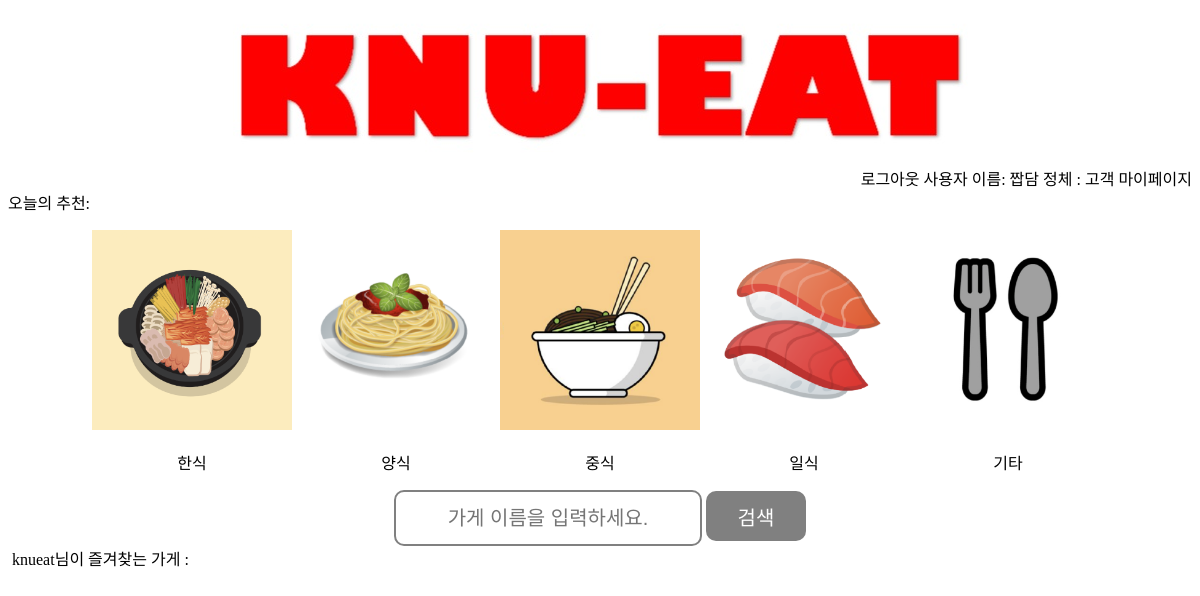
The app's page / (signed in), older data.
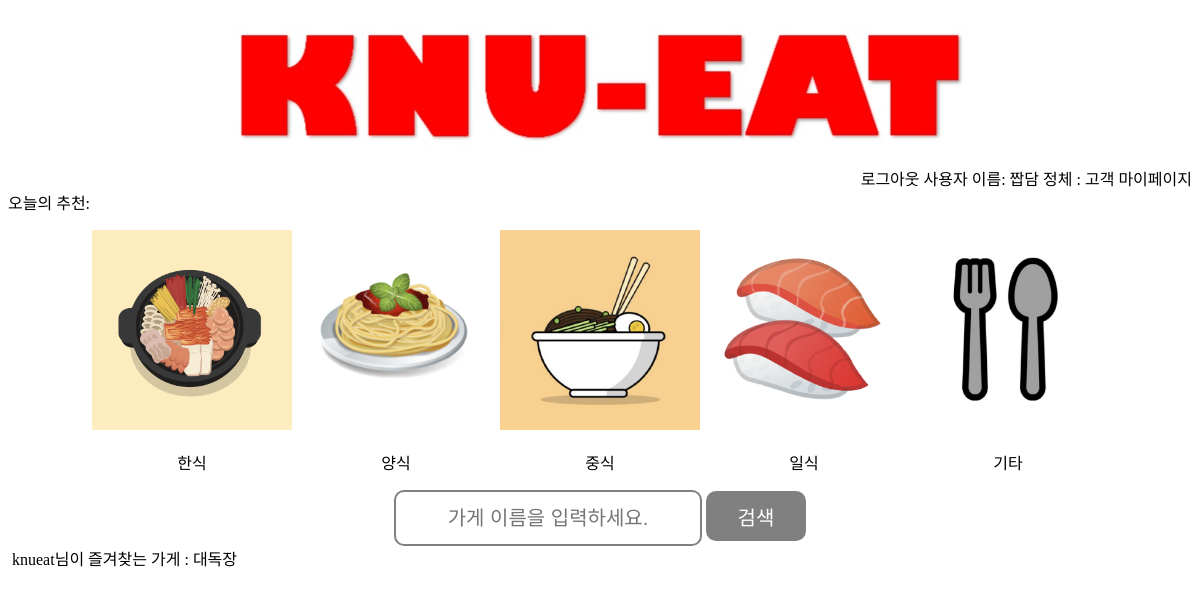
The same page, newer data.
### account/models.py (models this page shows)
class Profile(models.Model):
    user = models.OneToOneField(User, on_delete=models.CASCADE)
    name = models.TextField(max_length=225, blank=True)
    phonenumber = models.CharField(max_length=200, blank=True)
    user_type = models.CharField(max_length=200, blank=True, default="none")
    shop_id = models.IntegerField(default=-1)

### app1/models.py (models this page shows, shortened)
class Like(models.Model):
    shop = models.ForeignKey(Shop, on_delete=models.CASCADE, null=True) # 특정 market이 삭제되면, 그 market의 즐겨찾기 정보 제거
    user = models.ForeignKey(User, on_delete=models.CASCADE, null=True)

class Shop(models.Model):
    name=models.CharField(max_length=225)
    adress=models.CharField(max_length=225)
    phone_number=models.CharField(max_length=225)
    open_time=models.TimeField()
    close_time=models.TimeField()
    category=models.CharField(max_length=225)
    description=models.TextField()
    photo=models.ImageField(upload_to='images/')
    owner=models.ForeignKey(User, on_delete=models.CASCADE, null=True)
    likes =models.ManyToManyField(
        User, # User 모델과 Shop 모델을 M : N 관계로 두겠다.
        through='Like', # Like라는 중개 모델을 통해 M : N 관계를 맺는다.
        through_fields=('shop', 'user'), # Like에 shop 속성, user 속성을 추가하겠다.
        related_name='likes' # 1 : N  관계에서 market과 연결된 comment를 가져올 때 comment_set으로 가져왔는데,
        )

### app1/views.py (the view, shortened to what this page needs)
# urls.py: 2. Add a URL to urlpatterns:  path('', views.home, name='home')
def home(request):
    if request.method == 'POST':
        shop_name=request.POST['shop_name']
        shop=Shop.objects.filter(name__contains=shop_name)
        return render(request,'search.html',{'shop':shop,'shop_name':shop_name})
    user=request.user
    if user.is_active:
        likes=Like.objects.select_related()
        if user.profile.shop_id == -1:
            return render(request, 'home.html', {'user':user, 'likes':likes})
        else:
            shop=get_object_or_404(Shop, pk=user.profile.shop_id)
            return render(request, 'home.html', {'user':user, 'shop': shop, 'likes':likes})
    else:
        return render(request, 'home.html', {'user':user})

### app1/templates/home.html (shortened to what this page needs)
<!DOCTYPE html>
<html lang="en">
<head>
</head>
<body>
    <div class= 'KNUEAT_image'>
        <img src="/static/KNUEAT.jpg" >
    </div>
    <div class="navbar">
    {% if user.is_active %}
        <a href="{% url 'logout'%}">로그아웃</a>
        사용자 이름: {{user.profile.name}}
        정체 : {{user.profile.user_type}}
        {% if user.profile.user_type == "사장" %}
            <a href="{% url 'register_store_page'%}">가게등록</a>
            <a href="{% url 'mypage_own'%}">마이페이지</a>
        {% else %}
            <a href="{% url 'mypage_cus' %}">마이페이지</a>
        {% endif %}
    {% else %}
        <a href="{% url 'login'%}">로그인</a>
        <a href="{% url 'signup'%}">회원가입</a>
    {% endif %}
    </div>
    <div class='today_recommend'>
        오늘의 추천:
    </div>
    <div class='category'>
        <div class="card">
            <a href="{% url 'category' category_name='한식' %}">
            <p class="card-image"><img src="static/nyam/1.png"></p>
            <p class="card-title">한식</p></a>
        </div>
        <div class="card">
            <a href="{% url 'category' category_name='양식' %}">
            <p class="card-image"><img src="static/nyam/2.png"></p>
            <p class="card-title">양식</p></a>
        </div>
        <div class="card">
            <a href="{% url 'category' category_name='중식' %}">
            <p class="card-image"><img src="static/nyam/3.png"></p>
            <p class="card-title">중식</p></a>
        </div>
        <div class="card">
            <a href="{% url 'category' category_name='일식' %}">
            <p class="card-image"><img src="static/nyam/4.png"></p>
            <p class="card-title">일식</p></a>
        </div>
        <div class="card">
            <a href="{% url 'category' category_name='기타' %}">
            <p class="card-image"><img src="static/nyam/5.png"></p>
            <p class="card-title">기타</p></a>
        </div>
    </div>
    <div class="search">
        <form action="" method="POST">
        <input class="search_box" type="text" placeholder="가게 이름을 입력하세요." name='shop_name'>
        <input class="search_btn" type="submit" value="검색">
    </form>
    </div>
    {% if user.username != "admin" and user.profile.user_type == "고객" %}
    <div class='like'>
        <div class="like">
            &nbsp{{user}}님이 즐겨찾는 가게 :
            {% for like in likes %}
                {% if like.user == user %}
                    <a href="{% url 'restaurant' like.shop.id %}">{{like.shop.name}}</a>
                {% endif %}
            {% endfor %}
        </div>
    </div>
    {% endif %}
</body>
</html>

### app1/templates/home.html (style rules this page uses)
.navbar { text-align: right; }
a { color:black; text-decoration: none; }
.card { display: inline-block; }
.card-image img { width: 200px; }
.card-title { text-align: center; }
.category { text-align: center; }
.KNUEAT_image { text-align: center; }
.search { text-align: center; width: 100%; }
.search_box { width: 300px; height: 50px; font-size: 20px; text-align: center; border-radius: 10px; border:2px solid gray; }
.search_btn { width:100px; height: 50px; border-radius: 10px; background-color:gray; color:white; font-size:20px; border:none; }

Row changes from the older to the newer data that the page shows:
added Like: shop.name "대독장"
